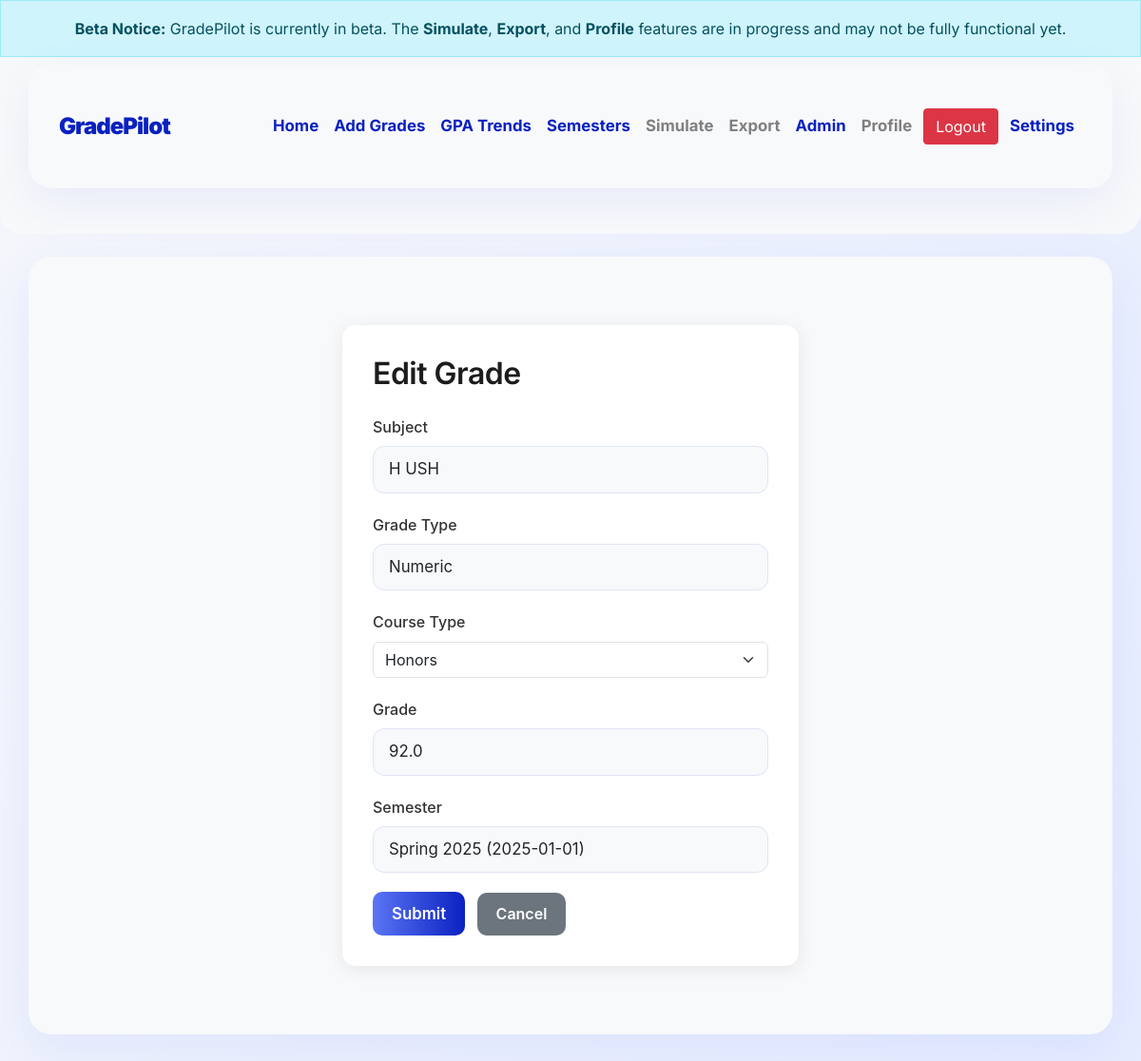
The page /edit/27 (signed in) on the database its author committed.
### app/models.py (models this page shows, shortened)
class Grade(db.Model):
    id = db.Column(db.Integer, primary_key=True)
    subject = db.Column(db.String(100), nullable=False)
    grade = db.Column(db.Float, nullable=False)  # Numeric grade (optional)
    letter = db.Column(db.String(2), nullable=False)  # A, B+, C-, etc.
    course_type = db.Column(db.String(20), default='Regular')  # Regular, Honors, AP
    date = db.Column(db.Date, nullable=True)
    user_id = db.Column(db.Integer, db.ForeignKey('user.id'), nullable=False)
    semester_id = db.Column(db.Integer, db.ForeignKey('semester.id'), nullable=True)
    credit_hours = db.Column(db.Float, default=1.0)  # New field for credit hours

### app/routes.py (the view, shortened to what this page needs)
@main.route('/edit/<int:grade_id>', methods=['GET', 'POST'])
@login_required
def edit_grade(grade_id):
    grade = Grade.query.get_or_404(grade_id)
    if grade.user_id != current_user.id:
        flash("You don't have permission to edit this grade.", "danger")
        return redirect(url_for('main.index'))
    form = GradeForm(obj=grade)
    semesters = Semester.query.filter_by(user_id=current_user.id).order_by(Semester.start_date.desc()).all()
    form.semester_id.choices = [(0, 'No Semester')] + [
        (s.id, f"{s.name} ({s.start_date.strftime('%Y-%m-%d')})")
        for s in semesters
    ]
    form.semester_id.data = 0 if grade.semester_id is None else grade.semester_id
    form.date.data = grade.date or date.today()
    if request.method == 'GET':
        form.subject.data = grade.subject
        form.grade.data = grade.grade
        form.letter.data = grade.letter
        form.date.data = grade.date
        form.semester_id.data = grade.semester_id
        form.course_type.data = grade.course_type
        form.credit_hours.data = grade.credit_hours
    print("[DEBUG] Initial form data:", form.data)
    print("[DEBUG] Current grade semester_id:", grade.semester_id)
    print("[DEBUG] Current grade date:", grade.date)
    return render_template('edit_grade.html', form=form, grade=grade, request=request)

### app/forms.py (shortened to what this page needs)
class GradeForm(FlaskForm):
    subject = StringField('Subject', validators=[DataRequired()])
    grade_type = SelectField('Grade Type', choices=[('number', 'Numeric'), ('letter', 'Letter')], validators=[DataRequired()])
    grade = FloatField('Grade', validators=[Optional()])
    letter = SelectField('Letter Grade', choices=[
        ('A+', 'A+'), ('A', 'A'), ('A-', 'A-'),
        ('B+', 'B+'), ('B', 'B'), ('B-', 'B-'),
        ('C+', 'C+'), ('C', 'C'), ('C-', 'C-'),
        ('D+', 'D+'), ('D', 'D'), ('D-', 'D-'),
        ('F', 'F')
    ], validators=[Optional()])
    course_type = SelectField('Course Type', choices=[
        ('Regular', 'Regular'),
        ('Honors', 'Honors'),
        ('AP', 'AP'),
        ('IB', 'IB'),
        ('DE', 'Dual Enrollment')
    ], validators=[Optional()])
    semester_id = SelectField('Semester', coerce=int, validators=[Optional()], choices=[('', 'No Semester')])
    date = DateField('Date', format='%Y-%m-%d', validators=[Optional()])
    credit_hours = FloatField('Credit Hours', default=1.0)
    submit = SubmitField('Submit')

### app/__init__.py (called while the page is built)
def is_admin():
    return current_user.is_authenticated and current_user.username in ADMIN_USERNAMES

### app/models.py (called while the page is built)
    def update_activity(self, action, ip_address=None, user_agent=None, details=None):
        activity = UserActivity(
            user_id=self.id,
            action=action,
            ip_address=ip_address,
            user_agent=user_agent,
            details=details
        )
        db.session.add(activity)
        self.last_seen = datetime.utcnow()
        self.is_online = True
        db.session.commit()

### app/routes.py (called while the page is built)
@main.before_request
def track_activity():
    if current_user.is_authenticated:
        current_user.update_activity(
            action=request.endpoint,
            ip_address=request.remote_addr,
            user_agent=request.user_agent.string,
            details={'path': request.path}
        )

### app/templates/edit_grade.html (shortened to what this page needs)
{% extends 'layout.html' %}
{% block content %}
    <div class="form-container">
        <h2>Edit Grade</h2>
        <form method="POST" action="{{ url_for('main.edit_grade', grade_id=grade.id) }}" autocomplete="off">
            <div class="form-group">
                {{ form.subject.label }}
                {{ form.subject(class="form-control") }}
            </div>
            <div class="form-group">
                {{ form.grade_type.label }}
                {{ form.grade_type(class="form-control", id="grade_type") }}
            </div>
            <div class="form-group">
                {{ form.course_type.label(class="form-label") }}
                {{ form.course_type(class="form-select") }}
            </div>
            <div class="form-group field-grade" style="display: none;">
                {{ form.grade.label }}
                {{ form.grade(class="form-control") }}
            </div>
            <div class="form-group">
                {{ form.semester_id.label }}
                {{ form.semester_id(class="form-control", id="semester_id") }}
            </div>
            <button type="submit" class="btn btn-primary">{{ form.submit.label.text }}</button>
            <a href="{{ url_for('main.index') }}" class="btn btn-secondary">Cancel</a>
        </form>
    </div>
{% endblock %}

### app/static/css/main.css (style rules this page uses)
:root { --accent: #5B75F5; --accent-light: #E6ECFF; --accent-dark: #0A21C0; --success: #34C759; --danger: #FF3B30; --gray-bg: #F5F7FB; --gray-card: #F8F9FB; --shadow-xl: 0 16px 48px rgba(91, 117, 245, 0.10); }
body { background: linear-gradient(120deg, #f5f7fb 0%, #e6ecff 100%); color: var(--text-dark); font-family: 'Inter', -apple-system, BlinkMacSystemFont, 'Segoe UI', Roboto, sans-serif; margin: 0; padding: 0; line-height: 1.65; font-size: 16px; -webkit-font-smoothing: antialiased; text-rendering: optimizeLegibility; overflow-x: hidden; }
h1, h2, h3, h4 { font-family: 'Inter', -apple-system, BlinkMacSystemFont, 'Segoe UI', Roboto, sans-serif; font-weight: 800; color: var(--accent-dark); letter-spacing: -0.5px; }
.btn-primary, .btn-add { background: linear-gradient(90deg, var(--accent), var(--accent-dark)); color: #fff; border-radius: 16px; font-size: 1.05rem; font-weight: 700; box-shadow: var(--shadow-sm); padding: 0.7rem 1.5rem; border: none; transition: background 0.2s, box-shadow 0.2s, transform 0.1s; }
input.form-control, select.form-control, textarea.form-control { border-radius: 12px; border: 1.5px solid #e0e4f6; background: #f8f9fb; font-size: 1.05rem; padding: 0.7rem 1rem; transition: border-color 0.2s, box-shadow 0.2s; }

### app/templates/layout.html (style rules this page uses)
.btn { position: relative; z-index: 1000; }

### app/templates/edit_grade.html (style rules this page uses)
.form-container { max-width: 480px; margin: 2rem auto; padding: 2rem; background: #fff; border-radius: 14px; box-shadow: 0 4px 20px rgba(0, 0, 0, 0.08); font-family: -apple-system, BlinkMacSystemFont, 'Segoe UI', Roboto, sans-serif; }
h2 { margin-bottom: 1.5rem; font-weight: 600; color: #1C1C1E; }
.form-group { margin-bottom: 1.25rem; }
label { display: block; margin-bottom: 0.4rem; font-weight: 500; color: #333; }
.form-control { width: 100%; padding: 0.5rem 0.75rem; font-size: 1rem; border: 1.5px solid #ccc; border-radius: 8px; transition: border-color 0.2s ease; }
.btn-primary { background-color: #007AFF; border: none; padding: 0.65rem 1.25rem; color: white; font-weight: 600; border-radius: 10px; cursor: pointer; transition: background-color 0.25s ease; margin-right: 0.5rem; }
.btn-secondary { background-color: #6c757d; border: none; padding: 0.65rem 1.25rem; color: white; font-weight: 600; border-radius: 10px; cursor: pointer; transition: background-color 0.25s ease; text-decoration: none; display: inline-block; }

### rows shown on the page
Grade: subject "H USH", course_type "Honors", grade "92.0", semester_id "Spring 2025 (2025-01-01)"
